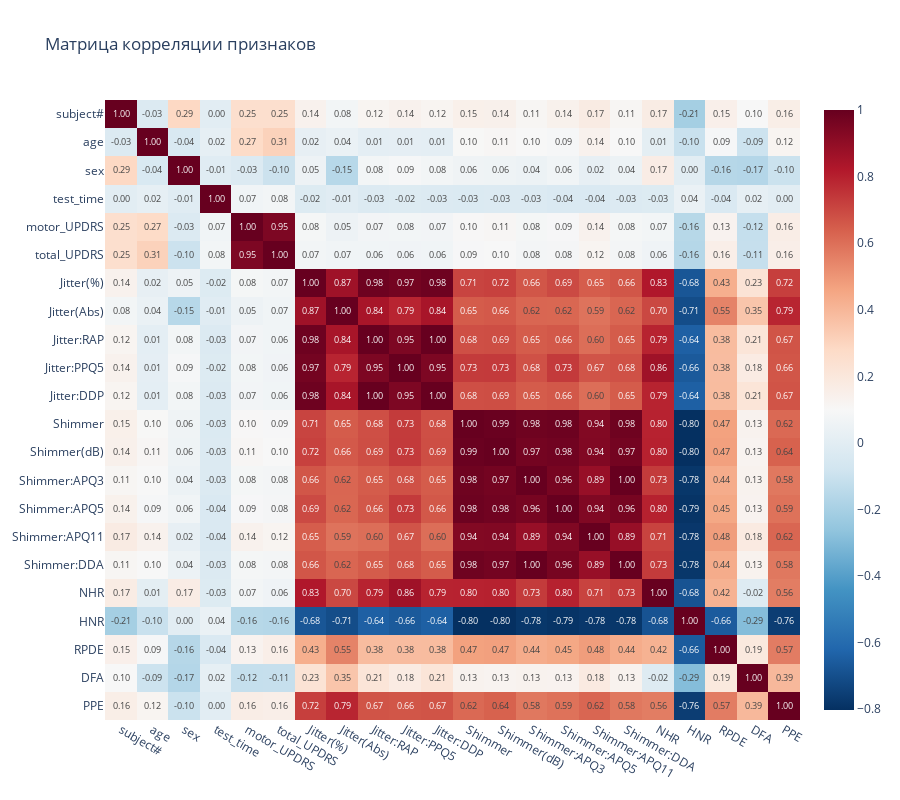

Source (notebook cell):
### Code cell
corr_matrix = df.corr()
fig_corr = px.imshow(corr_matrix, 
                text_auto=".2f", 
                aspect="auto", 
                color_continuous_scale='RdBu_r',
                title="Матрица корреляции признаков")
fig_corr.update_layout(height=800)
fig_corr.show()

### Figure 1 — Plotly figure (JSON) as saved in the notebook; plotly's stock layout.template omitted (floating-point values rounded to 4 significant figures; data arrays with more than 128 entries replaced by an {"elided": "..."} marker saying what was removed)
{"data": [{"coloraxis": "coloraxis", "hovertemplate": "x: %{x}<br>y: %{y}<br>color: %{z}<extra></extra>", "name": "0", "texttemplate": "%{z:.2f}", "type": "heatmap", "x": ["subject#", "age", "sex", "test_time", "motor_UPDRS", "total_UPDRS", "Jitter(%)", "Jitter(Abs)", "Jitter:RAP", "Jitter:PPQ5", "Jitter:DDP", "Shimmer", "Shimmer(dB)", "Shimmer:APQ3", "Shimmer:APQ5", "Shimmer:APQ11", "Shimmer:DDA", "NHR", "HNR", "RPDE", "DFA", "PPE"], "xaxis": "x", "y": ["subject#", "age", "sex", "test_time", "motor_UPDRS", "total_UPDRS", "Jitter(%)", "Jitter(Abs)", "Jitter:RAP", "Jitter:PPQ5", "Jitter:DDP", "Shimmer", "Shimmer(dB)", "Shimmer:APQ3", "Shimmer:APQ5", "Shimmer:APQ11", "Shimmer:DDA", "NHR", "HNR", "RPDE", "DFA", "PPE"], "yaxis": "y", "z": {"elided": "22x22 float values"}}], "layout": {"coloraxis": {"colorscale": [[0, "rgb(5,48,97)"], [0.1, "rgb(33,102,172)"], [0.2, "rgb(67,147,195)"], [0.3, "rgb(146,197,222)"], [0.4, "rgb(209,229,240)"], [0.5, "rgb(247,247,247)"], [0.6, "rgb(253,219,199)"], [0.7, "rgb(244,165,130)"], [0.8, "rgb(214,96,77)"], [0.9, "rgb(178,24,43)"], [1, "rgb(103,0,31)"]]}, "height": 800, "title": {"text": "Матрица корреляции признаков"}, "xaxis": {"anchor": "y", "domain": [0, 1]}, "yaxis": {"anchor": "x", "autorange": "reversed", "domain": [0, 1]}}}
